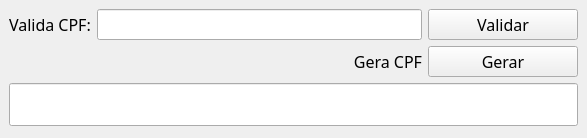
<?xml version="1.0" encoding="UTF-8"?>
<ui version="4.0">
 <class>MainWindow</class>
 <widget class="QMainWindow" name="MainWindow">
  <property name="geometry">
   <rect>
    <x>0</x>
    <y>0</y>
    <width>587</width>
    <height>138</height>
   </rect>
  </property>
  <property name="font">
   <font>
    <family>Trebuchet MS</family>
    <pointsize>12</pointsize>
   </font>
  </property>
  <property name="windowTitle">
   <string>Valida ou Gera CPF</string>
  </property>
  <widget class="QWidget" name="centralwidget">
   <layout class="QGridLayout" name="gridLayout">
    <item row="1" column="2" colspan="2">
     <widget class="QPushButton" name="btnValidaCPF">
      <property name="minimumSize">
       <size>
        <width>150</width>
        <height>0</height>
       </size>
      </property>
      <property name="text">
       <string>Validar</string>
      </property>
     </widget>
    </item>
    <item row="2" column="2" colspan="2">
     <widget class="QPushButton" name="btnGerarCPF">
      <property name="text">
       <string>Gerar</string>
      </property>
     </widget>
    </item>
    <item row="1" column="1">
     <widget class="QLineEdit" name="inputValidacpf">
      <property name="minimumSize">
       <size>
        <width>200</width>
        <height>0</height>
       </size>
      </property>
      <property name="sizeIncrement">
       <size>
        <width>0</width>
        <height>0</height>
       </size>
      </property>
     </widget>
    </item>
    <item row="2" column="1">
     <widget class="QLabel" name="label">
      <property name="text">
       <string>Gera CPF</string>
      </property>
      <property name="alignment">
       <set>Qt::AlignRight|Qt::AlignTrailing|Qt::AlignVCenter</set>
      </property>
     </widget>
    </item>
    <item row="1" column="0">
     <widget class="QLabel" name="label_2">
      <property name="text">
       <string>Valida CPF:</string>
      </property>
     </widget>
    </item>
    <item row="3" column="0" colspan="4">
     <widget class="QLineEdit" name="labelRetorno">
      <property name="font">
       <font>
        <pointsize>19</pointsize>
       </font>
      </property>
      <property name="text">
       <string/>
      </property>
      <property name="readOnly">
       <bool>true</bool>
      </property>
     </widget>
    </item>
   </layout>
  </widget>
 </widget>
 <resources/>
 <connections/>
</ui>
